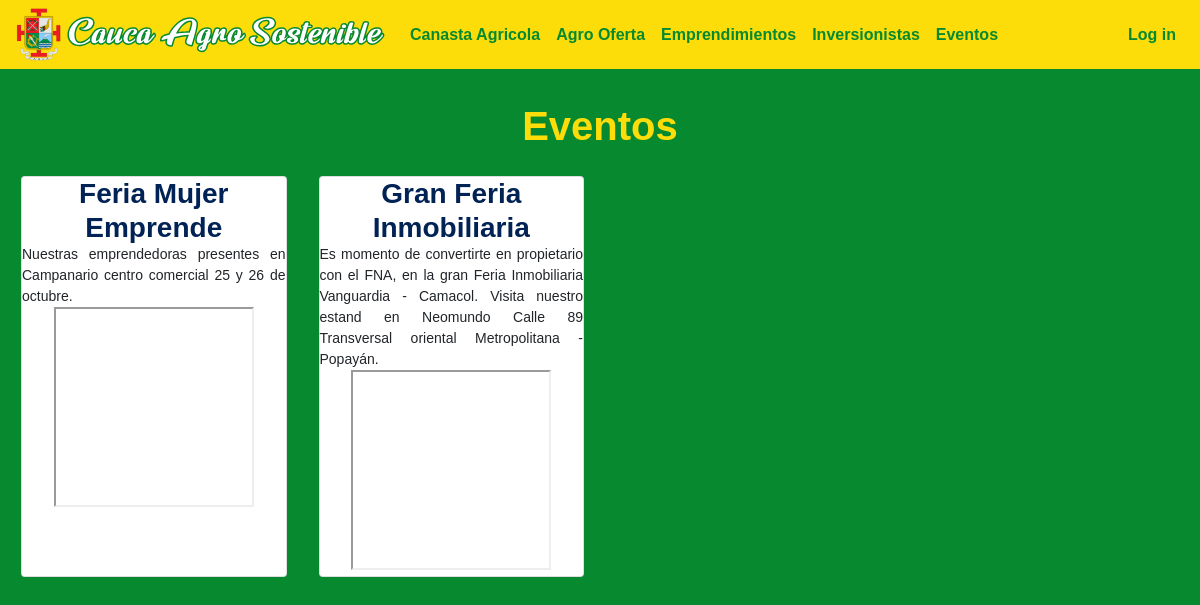
/eventos, run on an earlier commit of the app's database.
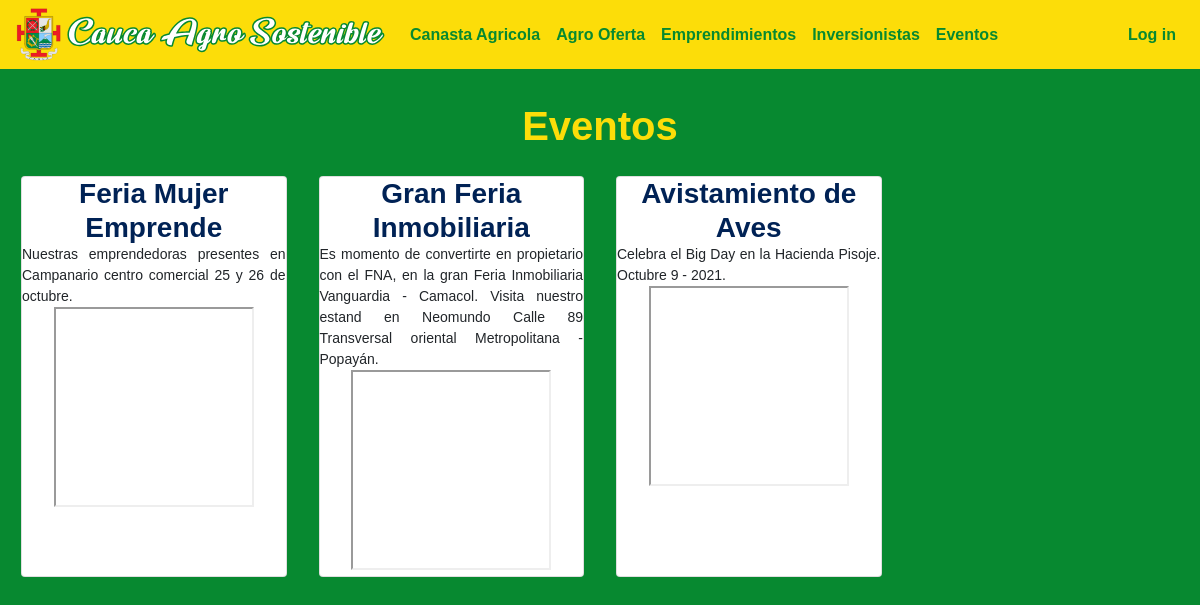
And on a later commit of the database.
### caucaSostenible/models.py (models this page shows)
class Event(models.Model):
   name = models.CharField(max_length=60)
   description = models.CharField(max_length=600)

### caucaSostenible/views.py (the view)
# urls.py: path("eventos", views.events_view, name="eventos"),
def events_view(request):
    events = Event.objects.all()
    return render(request, "general/eventos.html", {"events": events})

### caucaSostenible/templates/general/eventos.html
{% extends "general/layout.html" %}
{% load static %}
{% block body %}
<div id="main-container">
    <h1>
        <center>Eventos</center>
    </h1>
    <div class="form-row">
        {% for event in events %}
        <div class="col-12 col-sm-3 col-lg-3 p-3">
            <article class="card h-100 bg-sucess">
                <center>
                    <h3 class="title">{{ event.name}}</h3>
                    <p style="text-align: justify;">{{event.description}}</p>
                    <iframe src="https://www.google.com/maps/d/embed?mid=1F7B0_t-ij_vbqXhnC8PNVyP5XHE0vQTV" width="200"
                        height="200"></iframe>
                </center>
            </article>
        </div>
        {% endfor %}
    </div>
</div>
{% endblock %}

What changed in the data, as far as the page shows it:
added Event: name "Avistamiento de Aves", description "Celebra el Big Day en la Hacienda Pisoje. Octubre 9 - 2021."
